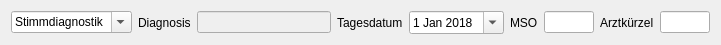
    <widget class="QWidget" name="layoutWidget">
     <property name="geometry">
      <rect>
       <x>0</x>
       <y>0</y>
       <width>721</width>
       <height>31</height>
      </rect>
     </property>
     <layout class="QHBoxLayout" name="horizontalLayout_67">
      <item>
       <widget class="QComboBox" name="cbDiagnosis">
        <property name="enabled">
         <bool>true</bool>
        </property>
        <property name="sizePolicy">
         <sizepolicy hsizetype="Fixed" vsizetype="Fixed">
          <horstretch>0</horstretch>
          <verstretch>0</verstretch>
         </sizepolicy>
        </property>
        <property name="minimumSize">
         <size>
          <width>100</width>
          <height>0</height>
         </size>
        </property>
        <property name="editable">
         <bool>true</bool>
        </property>
        <property name="currentText">
         <string>Stimmdiagnostik</string>
        </property>
        <item>
         <property name="text">
          <string>Stimmdiagnostik</string>
         </property>
        </item>
        <item>
         <property name="text">
          <string>DAP Diagnostik</string>
         </property>
        </item>
       </widget>
      </item>
      <item>
       <widget class="QLabel" name="lblDiagnosis">
        <property name="text">
         <string>Diagnosis</string>
        </property>
       </widget>
      </item>
      <item>
       <widget class="QLineEdit" name="leDiagnosis">
        <property name="enabled">
         <bool>false</bool>
        </property>
        <property name="sizePolicy">
         <sizepolicy hsizetype="Expanding" vsizetype="Fixed">
          <horstretch>0</horstretch>
          <verstretch>0</verstretch>
         </sizepolicy>
        </property>
        <property name="styleSheet">
         <string notr="true">color:black;</string>
        </property>
       </widget>
      </item>
      <item>
       <widget class="QLabel" name="lblTagesdatum">
        <property name="text">
         <string>Tagesdatum</string>
        </property>
       </widget>
      </item>
      <item>
       <widget class="QDateEdit" name="deTagesdatum">
        <property name="buttonSymbols">
         <enum>QAbstractSpinBox::PlusMinus</enum>
        </property>
        <property name="calendarPopup">
         <bool>true</bool>
        </property>
        <property name="currentSectionIndex">
         <number>0</number>
        </property>
        <property name="date">
         <date>
          <year>2018</year>
          <month>1</month>
          <day>1</day>
         </date>
        </property>
       </widget>
      </item>
      <item>
       <widget class="QLabel" name="lblMEGO">
        <property name="text">
         <string>MSO</string>
        </property>
       </widget>
      </item>
      <item>
       <widget class="QLineEdit" name="leMEGO">
        <property name="maximumSize">
         <size>
          <width>50</width>
          <height>16777215</height>
         </size>
        </property>
       </widget>
      </item>
      <item>
       <widget class="QLabel" name="lblVerantwArzt">
        <property name="text">
         <string>Arztkürzel</string>
        </property>
       </widget>
      </item>
      <item>
       <widget class="QLineEdit" name="leVerantwArzt">
        <property name="maximumSize">
         <size>
          <width>50</width>
          <height>16777215</height>
         </size>
        </property>
       </widget>
      </item>
     </layout>
    </widget>
